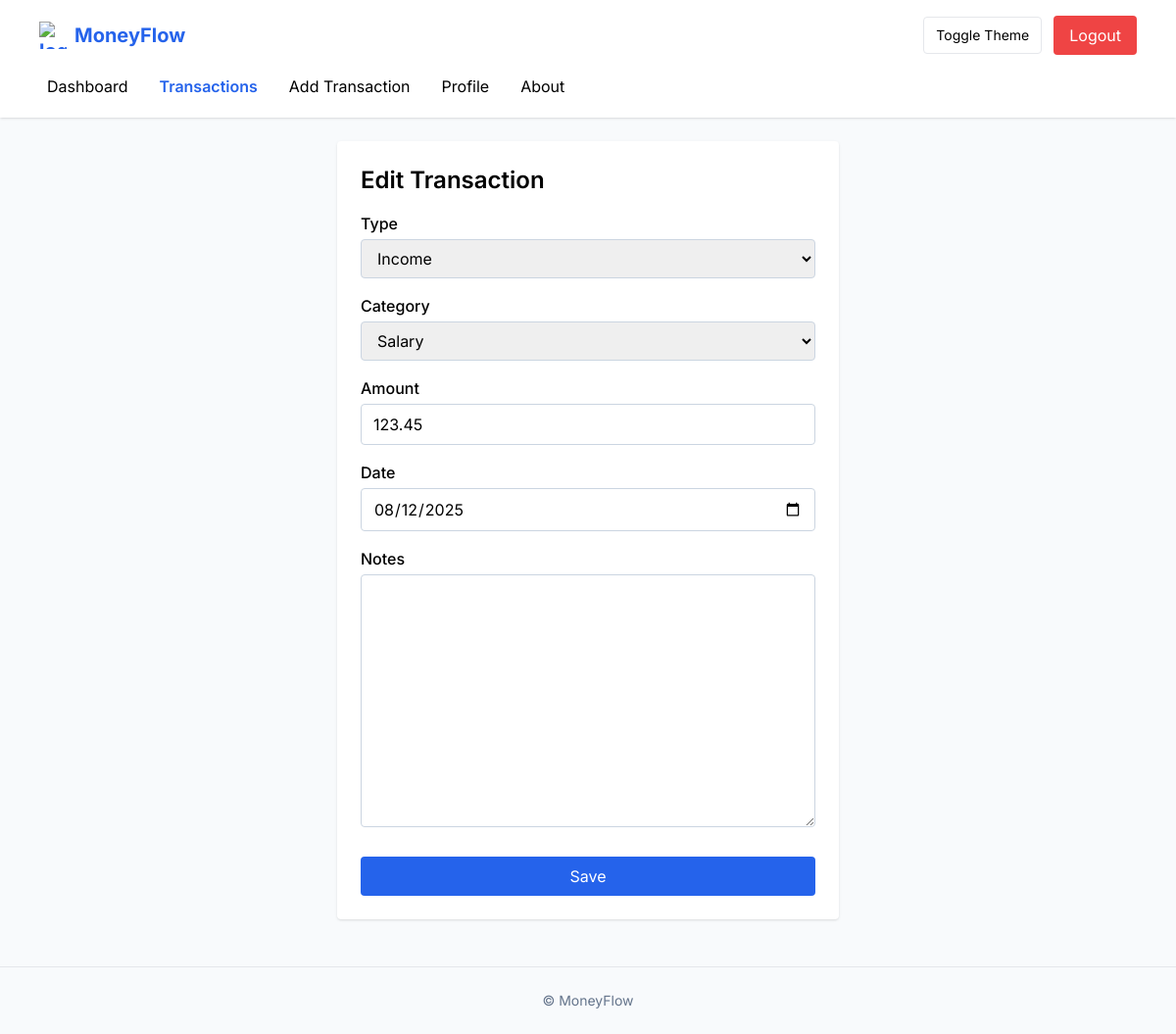
The page /transactions/1/edit/ (signed in) on the database its author committed.
### core/models.py (models this page shows, shortened)
class Transaction(models.Model):
	INCOME = 'income'
	EXPENSE = 'expense'
	TYPE_CHOICES = [
		(INCOME, 'Income'),
		(EXPENSE, 'Expense'),
	]
	user = models.ForeignKey(User, on_delete=models.CASCADE, related_name='transactions')
	type = models.CharField(max_length=7, choices=TYPE_CHOICES)
	category = models.ForeignKey(Category, on_delete=models.SET_NULL, null=True, blank=True, related_name='transactions')
	amount = models.DecimalField(max_digits=12, decimal_places=2)
	date = models.DateField()
	notes = models.TextField(blank=True)
	created_at = models.DateTimeField(auto_now_add=True)
	updated_at = models.DateTimeField(auto_now=True)
	class Meta:
		ordering = ['-date', '-id']

### core/views.py (the view)
# urls.py: path('transactions/<int:pk>/edit/', core_views.transaction_update, name='transaction_edit'),
@login_required
def transaction_update(request, pk):
	tx = get_object_or_404(Transaction, pk=pk, user=request.user)
	if request.method == 'POST':
		form = TransactionForm(request.POST, instance=tx, user=request.user)
		if form.is_valid():
			form.save()
			return redirect('transaction_list')
	else:
		form = TransactionForm(instance=tx, user=request.user)
	return render(request, 'core/transaction_form.html', {'form': form, 'create': False})

### core/forms.py
class TransactionForm(forms.ModelForm):
    date = forms.DateField(widget=forms.DateInput(attrs={'type': 'date'}), initial=timezone.now().date)
    class Meta:
        model = Transaction
        fields = ['type', 'category', 'amount', 'date', 'notes']
    def __init__(self, *args, **kwargs):
        user = kwargs.pop('user', None)
        super().__init__(*args, **kwargs)
        if user:
            self.fields['category'].queryset = Category.objects.filter(models.Q(user=user) | models.Q(is_default=True)).order_by('name')
        self._apply_tailwind()
    def _apply_tailwind(self):
        for name, field in self.fields.items():
            if field.widget.__class__.__name__ == 'HiddenInput':
                continue
            base = 'w-full px-3 py-2 rounded border border-slate-300 focus:outline-none focus:ring-2 focus:ring-blue-500/40 focus:border-blue-500 dark:bg-slate-700 dark:border-slate-600 dark:text-slate-100 placeholder-slate-400 dark:placeholder-slate-400'
            existing = field.widget.attrs.get('class', '')
            field.widget.attrs['class'] = (existing + ' ' + base).strip()

### core/context_processors.py (called while the page is built)
def theme(request):
    return {
        'theme': request.session.get('theme', 'light')
    }

### core/models.py (called while the page is built)
	def __str__(self):
		return self.name

### templates/core/transaction_form.html (shortened to what this page needs)
{% extends 'base.html' %}
{% block content %}
<div class="max-w-lg mx-auto bg-white dark:bg-slate-800 p-6 rounded shadow">
  <h1 class="text-2xl font-semibold mb-4">{% if create %}Add{% else %}Edit{% endif %} Transaction</h1>
  <form method="post">{% csrf_token %}
    <div class="space-y-4">
      {% for field in form %}
        <div>
          <label class="block mb-1 font-medium" for="id_{{ field.name }}">{{ field.label }}</label>
          {{ field }}
        </div>
      {% endfor %}
    </div>
    <button class="mt-6 w-full bg-primary text-white py-2 rounded hover:bg-blue-600">Save</button>
  </form>
</div>
{% endblock %}

### templates/base.html (style rules this page uses)
body { font-family:'Inter',sans-serif; }

### rows shown on the page
Transaction: form "Income" "Salary" "123.45" "08/12/2025"

### other values the page prints
{{ field.label }} "Type" "Category" "Amount" "Date" "Notes"
